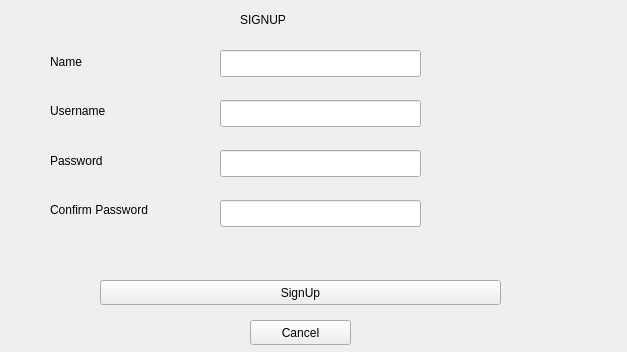
<?xml version="1.0" encoding="UTF-8"?>
<ui version="4.0">
 <class>NewUserSignup</class>
 <widget class="QDialog" name="NewUserSignup">
  <property name="geometry">
   <rect>
    <x>0</x>
    <y>0</y>
    <width>627</width>
    <height>352</height>
   </rect>
  </property>
  <property name="windowTitle">
   <string>Dialog</string>
  </property>
  <widget class="QLineEdit" name="nametext">
   <property name="geometry">
    <rect>
     <x>220</x>
     <y>50</y>
     <width>201</width>
     <height>27</height>
    </rect>
   </property>
  </widget>
  <widget class="QLineEdit" name="usernametext">
   <property name="geometry">
    <rect>
     <x>220</x>
     <y>100</y>
     <width>201</width>
     <height>27</height>
    </rect>
   </property>
  </widget>
  <widget class="QLineEdit" name="passwordtext">
   <property name="geometry">
    <rect>
     <x>220</x>
     <y>150</y>
     <width>201</width>
     <height>27</height>
    </rect>
   </property>
   <property name="font">
    <font>
     <family>Sawasdee</family>
    </font>
   </property>
   <property name="echoMode">
    <enum>QLineEdit::Password</enum>
   </property>
  </widget>
  <widget class="QToolButton" name="toolButton">
   <property name="geometry">
    <rect>
     <x>100</x>
     <y>280</y>
     <width>401</width>
     <height>25</height>
    </rect>
   </property>
   <property name="text">
    <string>SignUp</string>
   </property>
  </widget>
  <widget class="QLineEdit" name="confirmpasswordtext">
   <property name="geometry">
    <rect>
     <x>220</x>
     <y>200</y>
     <width>201</width>
     <height>27</height>
    </rect>
   </property>
   <property name="echoMode">
    <enum>QLineEdit::Password</enum>
   </property>
  </widget>
  <widget class="QLabel" name="label_5">
   <property name="geometry">
    <rect>
     <x>240</x>
     <y>10</y>
     <width>61</width>
     <height>20</height>
    </rect>
   </property>
   <property name="text">
    <string>SIGNUP</string>
   </property>
  </widget>
  <widget class="QToolButton" name="toolButton_2">
   <property name="geometry">
    <rect>
     <x>250</x>
     <y>320</y>
     <width>101</width>
     <height>25</height>
    </rect>
   </property>
   <property name="text">
    <string>Cancel</string>
   </property>
  </widget>
  <widget class="QWidget" name="">
   <property name="geometry">
    <rect>
     <x>50</x>
     <y>40</y>
     <width>131</width>
     <height>191</height>
    </rect>
   </property>
   <layout class="QVBoxLayout" name="verticalLayout">
    <item>
     <widget class="QLabel" name="label_2">
      <property name="text">
       <string>Name </string>
      </property>
     </widget>
    </item>
    <item>
     <widget class="QLabel" name="label">
      <property name="text">
       <string>Username</string>
      </property>
     </widget>
    </item>
    <item>
     <widget class="QLabel" name="label_3">
      <property name="text">
       <string>Password</string>
      </property>
     </widget>
    </item>
    <item>
     <widget class="QLabel" name="label_4">
      <property name="text">
       <string>Confirm Password</string>
      </property>
     </widget>
    </item>
   </layout>
  </widget>
 </widget>
 <resources/>
 <connections/>
</ui>
